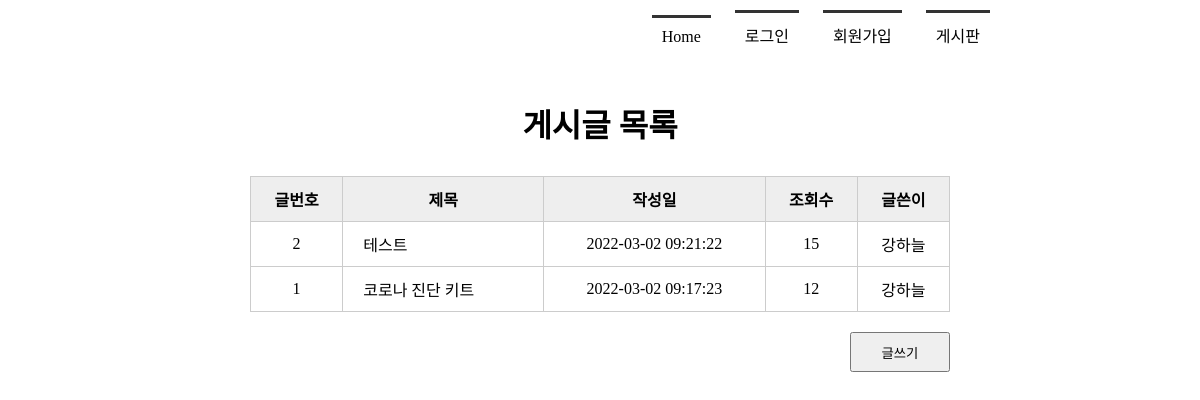
Page /boardlist/ on the committed database.
### tables this page shows
CREATE TABLE board(
            bno integer PRIMARY KEY AUTOINCREMENT,
            title text NOT NULL,
            content text NOT NULL,
            createDate timestamp date DEFAULT (datetime('now', 'localtime')),
            hit integer,
            mid char(5) NOT NULL,
            name text NOT NULl,
            FOREIGN KEY(mid) REFERENCES member(mid) ON DELETE CASCADE
        );

### app.py (the view)
@app.route('/boardlist/')
def boardlist():
    rs = select_board()
    return render_template('boardlist.html', rs = rs)

### model/model_board.py (called while the page is built)
def select_board():
    conn = getconn()
    cur = conn.cursor()
    sql = "SELECT * FROM board ORDER BY bno DESC"
    cur.execute(sql)
    rs = cur.fetchall()
    conn.close()
    return rs

### model/model_member.py (called while the page is built)
def getconn():
    conn = sqlite3.connect("./members.db")
    return conn

### templates/boardlist.html (shortened to what this page needs)
<!DOCTYPE html>
<html lang="en">
<head>
    <link rel="stylesheet" href="{{ url_for('static', filename='style.css')  }}">
</head>
<body>
    <div id="container">
        {% include 'navbar.html' %}
        <section>
            <h1>게시글 목록</h1>
            <table class="tbl_board">
                <tr>
                    <th>글번호</th><th>제목</th><th>작성일</th><th>조회수</th><th>글쓴이</th>
                </tr>
                {% for i in rs %}
                <tr>
                    <td>{{ i[0] }}</td>
                    <td><a href="{{ url_for('board_view', bno=i[0]) }}">{{ i[1] }}</a></td>
                    <td>{{ i[3] }}</td>
                    <td>{{ i[4] }}</td>
                    <td>{{ i[6] }}</td>
                </tr>
                {% endfor %}
            </table>
            <div class="btn_write">
                <button type="button"
                        onclick="location.href='/writing/'">글쓰기</button>
            </div>
        </section>
    </div>
</body>
</html>

### static/style.css (style rules this page uses)
* { margin: 0; padding: 0; }
#container { width: 1000px; margin: 0 auto; }
section { text-align: center; }
section h1 { font-size: 2em; margin-bottom: 30px; }
section table { width: 600px; margin:0 auto; border-collapse: collapse; }
section table, th, td { border: 1px solid #ccc; padding: 10px }
section .tbl_board { width: 700px; }
section .tbl_board th { background: #eee; }
section .tbl_board a { text-decoration: none; color: #000; }
section .tbl_board td:nth-child(2) { text-align: left; padding-left: 20px }
section .btn_write { text-align: right; margin: 20px 150px; }
section .btn_write button { width: 100px; height: 40px; }

### rows in the picture
board: bno "2", title "테스트", createDate "2022-03-02 09:21:22", hit "15", name "강하늘"
board: bno "1", title "코로나 진단 키트", createDate "2022-03-02 09:17:23", hit "12", name "강하늘"
